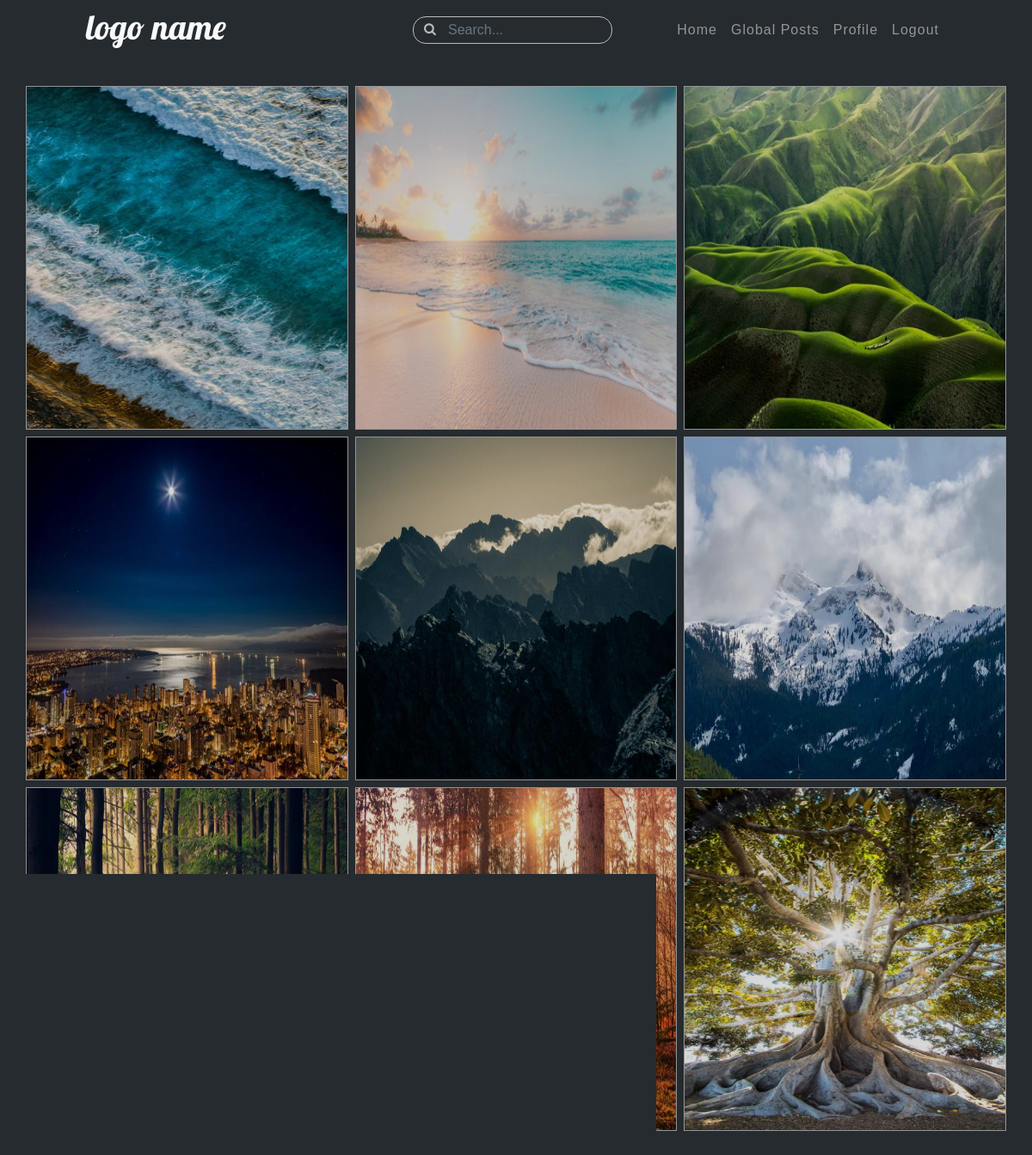
Page /global-posts/ (signed in) on the earlier database version.
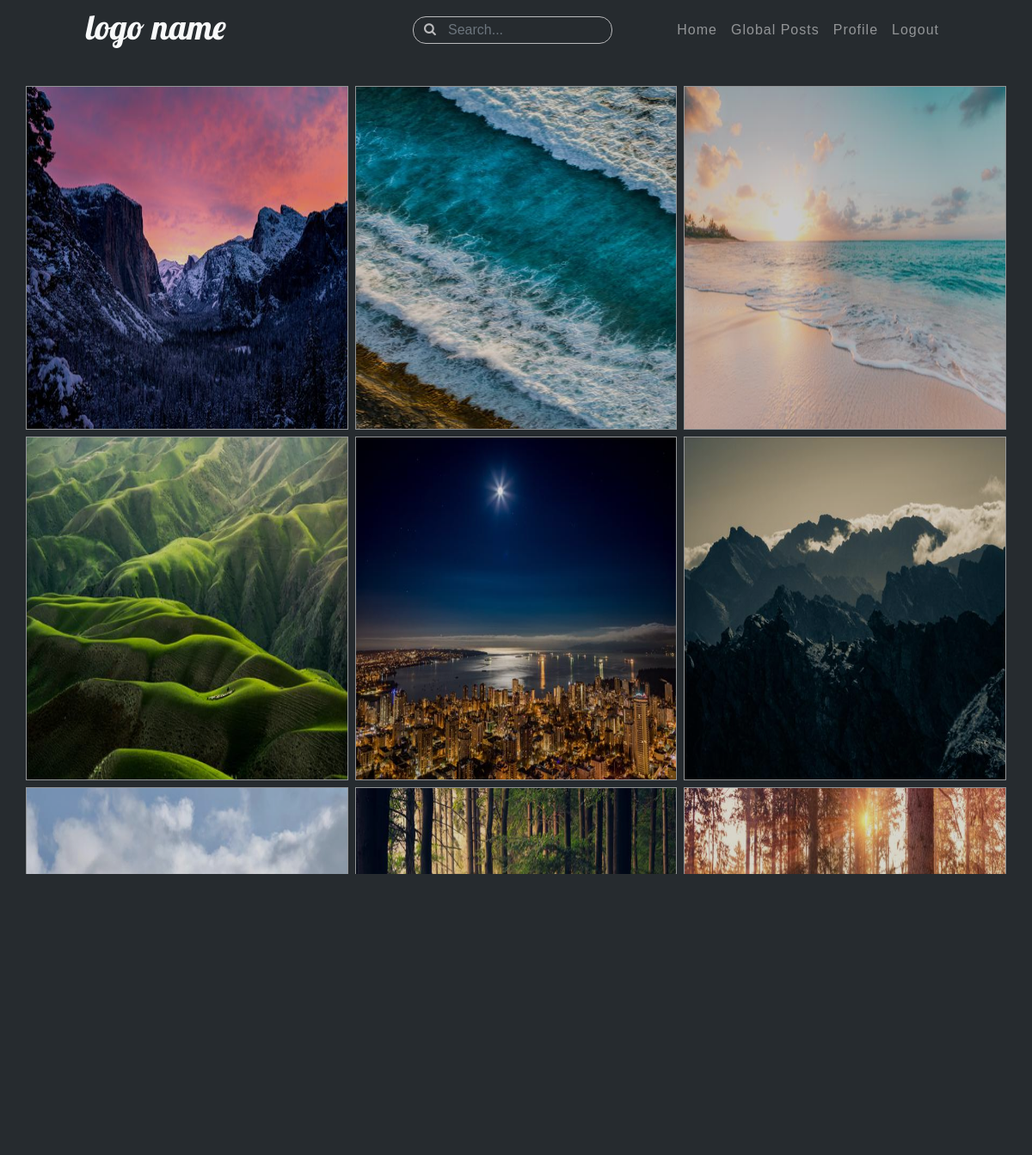
Same page on the later database version.
### photo_sharing/models.py (models this page shows, shortened)
class Post(models.Model):
    user = models.ForeignKey(User, on_delete=models.CASCADE)
    image = models.ImageField(upload_to='post-images')
    description = models.TextField()
    date_created = models.DateTimeField(auto_now_add=True)

### photo_sharing/views.py (the view)
# urls.py: path('global-posts/', views.global_posts, name='global-posts'),
def global_posts(request):
    return render(request, 'photo_sharing/global.html', {
        "post_likes": list(PostLike.objects.filter(user=request.user).values_list('post_id', flat=True).all()),
        "all_posts": Post.objects.all().order_by('-date_created')[:9]
    })

### photo_sharing/templates/photo_sharing/global.html (shortened to what this page needs)
{% extends "photo_sharing/layout.html" %}
{% block content %}
{% load static %}
<div class='global-feed'>
    {% for post in all_posts %}
        <div class='post-img-div'>
            <img data-id='{{post.id}}' class='post-img' src="{{ post.image.url }}" alt="Post Image">
        </div>
    {% endfor %}
</div>
{% endblock %}

### photo_sharing/templates/photo_sharing/layout.html (shortened to what this page needs)
{% load static %}
<!DOCTYPE html>
<html lang="en">
<head>
    <link rel="stylesheet" href="https://stackpath.bootstrapcdn.com/bootstrap/4.5.2/css/bootstrap.min.css">
    <link rel="stylesheet" href="https://cdnjs.cloudflare.com/ajax/libs/font-awesome/4.7.0/css/font-awesome.min.css">
    <link rel="stylesheet" href="{% static 'photo_sharing/main.css' %}">
</head>
<body>
    <nav class="navbar navbar-expand-md navbar-dark">
      <a><h1>logo name</h1></a>
      {% if user.is_authenticated %}
      <form class="form-inline my-2 nav-search my-lg-0" action='/user/list/'>
          <input class="form-control mr-sm-2 search-input" type="search" name='q' placeholder="Search..." aria-label="Search" autocomplete="off">
          <a class="my-2 my-sm-0 search-btn" type="submit"><i class="fa fa-search" aria-hidden="true"></i></a>
      </form>
      {% endif %}
      <div class="collapse navbar-collapse" id="navbarSupportedContent">
        <ul class="navbar-nav ml-auto">
            {% if user.is_authenticated %}
                <li class='nav-item mx-auto'><a class='nav-link' href='{% url "home" %}'>Home</a></li>
                <li class='nav-item mx-auto'><a class='nav-link' href='{% url "global-posts" %}'>Global Posts</a></li>
                <li class='nav-item mx-auto'><a class='nav-link' href='{% url "profile" user.username %}'>Profile</a></li>
                <li class='nav-item mx-auto'><a class='nav-link' href='{% url "logout" %}'>Logout</a></li>
            {% else %}
                <li class='nav-item mx-auto'><a class='nav-link' href='{% url "login" %}'>Login</a></li>
                <li class='nav-item mx-auto'><a class='nav-link' href='{% url "register" %}'>Register</a></li>
            {% endif %}
        </ul>
      </div>
    </nav>
    <main>
    {% block content %} {% endblock %}
    </main>
</body>
</html>

### photo_sharing/static/photo_sharing/main.css (style rules this page uses)
body { background: #f8f9fa; font-family: Helvetica, sans-serif; color: #f8f9fa; }
main { min-height: 100vh; }
.navbar { background: #262B2F; padding: 15px 100px !important; }
.navbar h1 { color: #f8f9fa; font-family: 'Lobster', cursive; position: absolute; top: 7px; }
.nav-item a { letter-spacing: 1px; color: #f8f9fa; }
.nav-search { position: absolute; left: 50%; transform: translateX(-50%); }
.search-input { border-radius: 15px !important; height: 32px; background: #262B2F; padding-left: 40px; border: 1px solid #BBBBBD; }
.nav-search .fa-search { color: #BBBBBD; font-size: 15px; }
.search-btn { position: absolute; left: 13px; top: 3px; }
.global-feed { display: grid; grid-template-columns: repeat(3, 1fr); grid-gap: 8px; padding: 30px; margin: auto; background: #262B2F; outline: 5px solid rgba(87, 87, 87, 0.8); }
.post-img-div { width: 100%; height: 400px; overflow: hidden; border: 1px solid rgba(255, 255, 255, 0.5); }
.post-img { width: 100%; height: 100%; filter: brightness(85%); cursor: pointer; transition: transform 0.7s, filter 0.7s; }

Differences in the rows shown:
no longer on this page (row unchanged): Post: image (picture)
added Post: image (picture)
